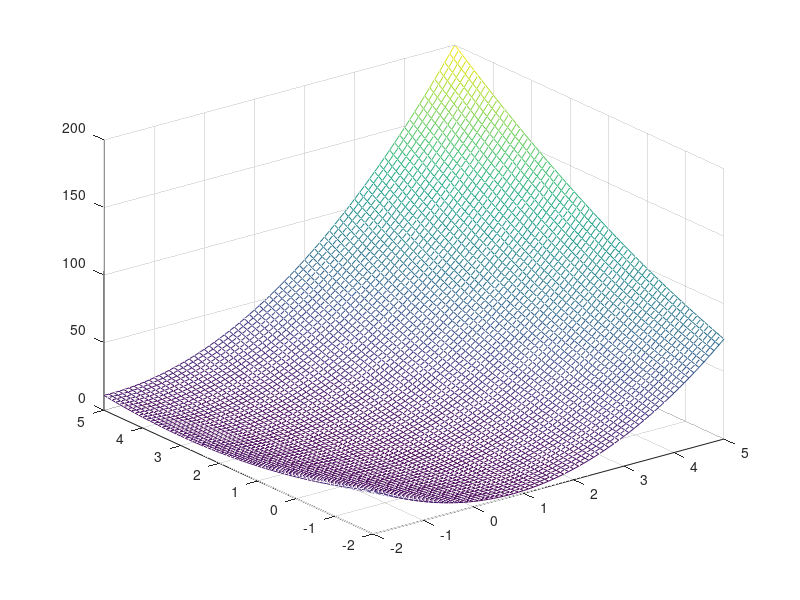
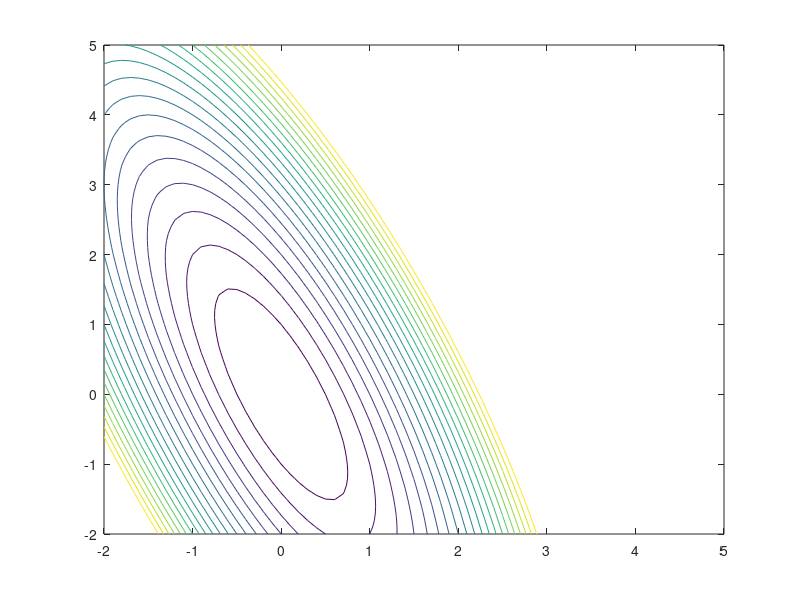

These figures' MATLAB source, in order: (Note: this script raises an error after producing the figures.)
% MECH 559 - K. Al Handawi
% McGill University
% Example 4.16 in Papalambros and Wilde

clear
clc
close all
clf

% Visualization of the objective and iterates
x1 = -2:.1:5;
x2=x1;
for i=1:length(x1)
    for j = 1:length(x2)
        f(i,j) = 4*x1(j)^2 + 3*x1(j)*x2(i) + x2(i)^2;
    end
end

% 3D plot
figure(1)
mesh(x1,x2,f)

% contour plot
figure(2)
clf
V = 0:1:20; 
cs = contour(x1,x2,f,V); 
xlim([-2,5])
ylim([-2,5])
hold on

% Choose method (gradient = 1, Newton = 2)
method = 1;

% Ask for intitial guess
xold = [-2 -2]'; 
xold = [5 2]';
xold = [5,5]';

% algorithmic parameters
my_epsilon = .001;
kmax = 100;
iteract = 1; % turn this off to avoid having to hit ENTER on every iteration
verbose = 1; % turn this off to avoid having printing every iteration
plot_progress = 1; % turn this off to avoid plotting every iteration

% optimization
[x_opt,f_opt] = optimize(@obj,@grad,@hessian,method,xold,my_epsilon,kmax,iteract,verbose,plot_progress);

% solution
disp([' ']) % newline
disp(['minimum function value = ',num2str(obj(x_opt))])
disp(['minimizer value = ',sprintf('%0.5f, ',x_opt)])

%% User defined objective, gradient, and hessian
function g = grad(x)
    g(1) = 8*x(1) + 3*x(2);
    g(2) = 3*x(1) + 2*x(2);
end

function H = hessian(x)
    H = [8 3
         3 2];
end

function f = obj(x)
    f = 4*x(1)^2 + 3*x(1)*x(2) + x(2)^2;
end